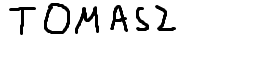
#> input picture Projekt2/test.png, 262 x 63 px
$ python image_preprocessing.py
#> lines starting #> are read from the running program, lines starting #| are printed output that depends on the picture
import cv2 as cv
import numpy as np
import matplotlib.pyplot as plt

LOGGING = True


def preprocess(file_path, upper, lower) -> np.array:
#> called with file_path = 'test.png', upper = 0, lower = 63
    img = cv.imread(file_path, flags=cv.IMREAD_GRAYSCALE)
#> img is the input picture: shape (63, 262); min 0, max 255, mean 237.4

    img_avg = np.average(img)
#> img_avg = 237.4
    img = img[upper:lower, :]

    for i in range(0):
        img = cv.threshold(img, int(img_avg*0.9), 255, cv.THRESH_BINARY)[1]
        img = cv.blur(img, (5, 1))
        img = cv.blur(img, (1, 5))

    # plt.imshow(img, cmap="gray")

    top = img.shape[1]
#> top = 262
    bottom = 0
    for row in range(img.shape[0]):
        row_avg = np.average(img[row, :])
        if img_avg-row_avg > 0:
            if row < top:
                top = row
            if row > bottom:
                bottom = row
#> this loop made 63 passes
#> row_avg on passes 1 to 12: 255, 255, 255, 246.8, 241.9, 234.1, 230.4, 204.7, 190.8, 193.5, 211.1, 222.6
#> after the loop, bottom = 33; top = 5
    img = img[max(0, top-10):min(bottom+10, img.shape[0]), :]
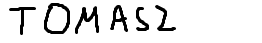
#> img: shape (43, 262); min 0, max 255, mean 229.2

    left = img.shape[1]
#> left = 262
    right = 0
    for col in range(img.shape[1]):
        col_avg = np.average(img[:, col])
        if img_avg - col_avg > 0:
            if col < left:
                left = col
            if col > right:
                right = col
#> this loop made 262 passes
#> after the loop, left = 11; right = 173
    img = img[:, max(0, left-10):min(right+10, img.shape[1])]
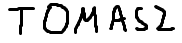
#> img: shape (43, 182); min 0, max 255, mean 217.8

    letters = []
    space = False
    left = 0
    right = None
    for col in range(img.shape[1]):
        col_avg = np.average(img[:, col])
        if img_avg-col_avg < 0 and not space:
            right = col
            letters.append(img[:, left:right])
            space = True

        if img_avg-col_avg > 0 and space:
            left = col
            space = False
#> this loop made 182 passes
#> col_avg on passes 1 to 12: 255, 255, 255, 255, 255, 255, 255, 255, 245.3, 238, 237.2, 237.2
#> after the loop, left = 155; letters = 7 items; right = 173; space = True

    resized_list = []
    for letter in letters:
        try:
            resized = cv.resize(letter, (28, 28))
            resized = np.invert(resized) / 255
            resized_list.append(resized)
        except cv.error:
            print("Something something")
#> this loop made 7 passes
#> letter on pass 1: empty array
#| Something something
#> pass 2, in preprocess, `resized = np.invert(resized) / 255`:
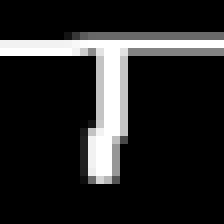
#> resized: shape (28, 28) float64 (shown 8 times larger); min 0, max 1, mean 0.145
#> pass 3, in preprocess, `resized = cv.resize(letter, (28, 28))`:
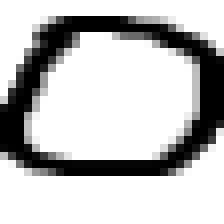
#> resized: shape (28, 28) (shown 8 times larger); min 0, max 255, mean 192.2
#> pass 3, in preprocess, `resized = np.invert(resized) / 255`:
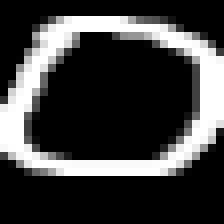
#> resized: shape (28, 28) float64 (shown 8 times larger); min 0, max 1, mean 0.246
#> after the loop:
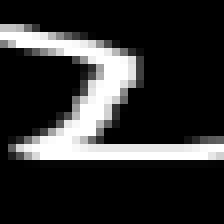
#> resized: shape (28, 28) float64 (shown 8 times larger); min 0, max 1, mean 0.186
#> after the loop, resized_list = 6 items

    if LOGGING:
        if len(resized_list) > 0:
            fig, ax = plt.subplots(1, len(resized_list))
            i = 0
            for l in resized_list:
                ax[i].imshow(l, cmap="gray")
                i += 1
#> this loop made 6 passes
#> after the loop, i = 6
        plt.show()
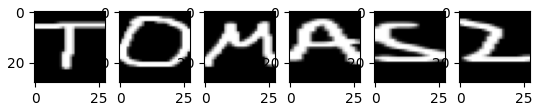
#> figure drawn by matplotlib, 6 panels

    return np.array(resized_list)

preprocess("test.png", 0, 63)
